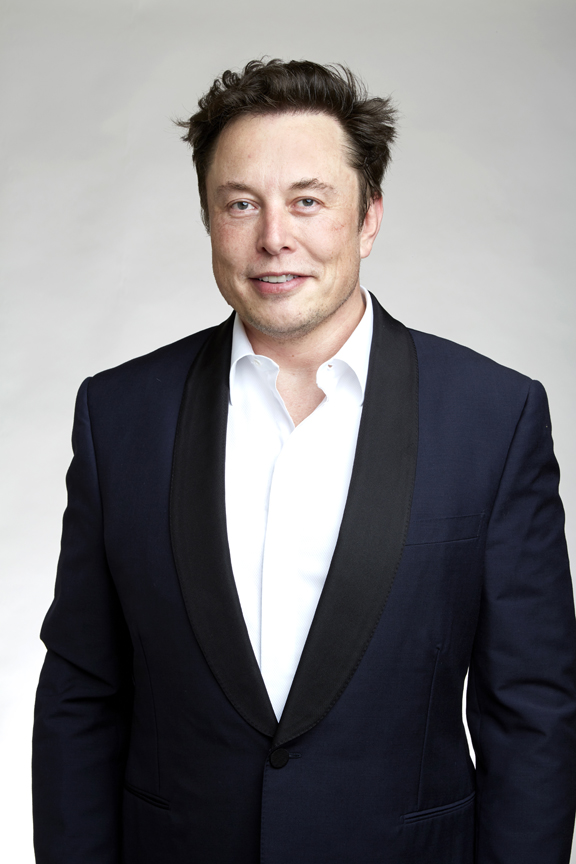
#> input picture Yüz Tanıma Uygulamaları/images/elon_musk.jpg, 576 x 864 px
$ python 1face_detection_image.py
#> lines starting #> are read from the running program, lines starting #| are printed output that depends on the picture
# -*- coding: utf-8 -*-
"""
Created on Fri Dec 23 16:09:32 2022

@author: cvkme
"""


import cv2
import matplotlib.pyplot as plt

test_img_1 = plt.imread("images/elon_musk.jpg")
#> test_img_1 is the input picture: shape (864, 576, 3); mean R, G, B 120.7, 118.8, 121.3
test_img_2 = plt.imread("images/trump.jpg")
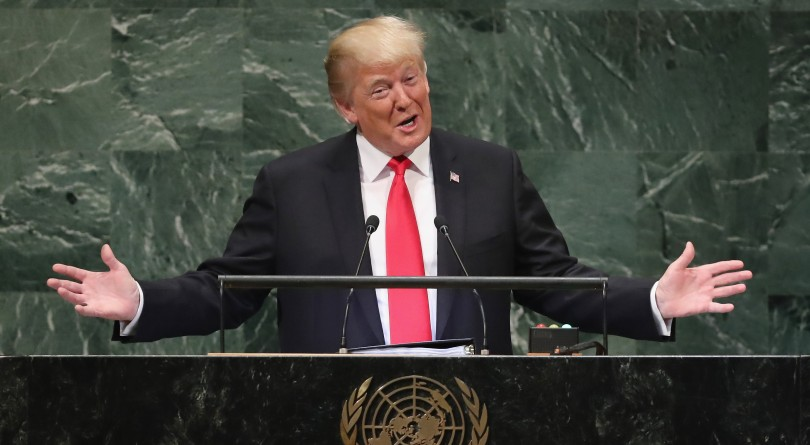
#> input picture Yüz Tanıma Uygulamaları/images/trump.jpg, 810 x 445 px
#> test_img_2 is the input picture: shape (445, 810, 3); mean R, G, B 66.9, 67.3, 61.1

face_cascade = cv2.CascadeClassifier("datasets/frontalface.xml")

test_img_1 = cv2.cvtColor(test_img_1, cv2.COLOR_RGB2BGR)
test_img_2 = cv2.cvtColor(test_img_2, cv2.COLOR_RGB2BGR)

# [7 lines of commented-out code are left out]


gray_test_img_1 = cv2.cvtColor(test_img_1, cv2.COLOR_BGR2GRAY)
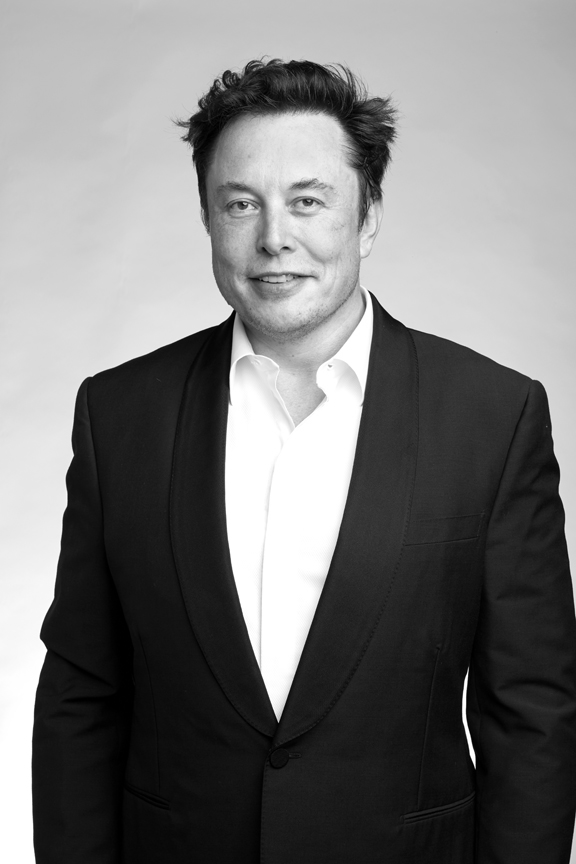
#> gray_test_img_1: shape (864, 576); min 0, max 255, mean 119.7
gray_test_img_2 = cv2.cvtColor(test_img_2, cv2.COLOR_BGR2GRAY)
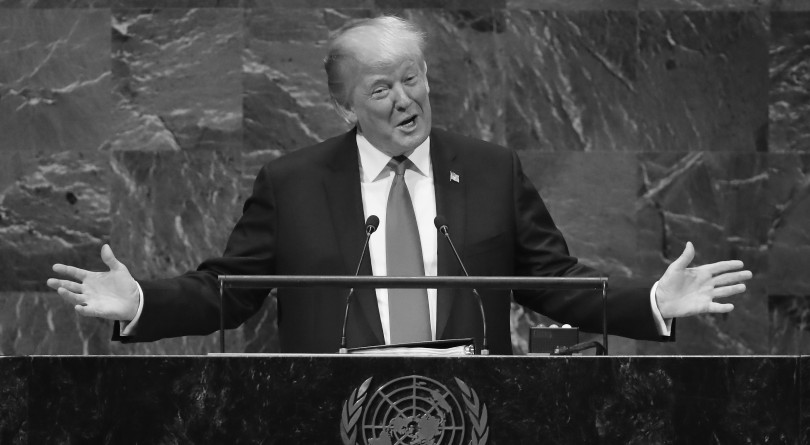
#> gray_test_img_2: shape (445, 810); min 2, max 255, mean 66.5


faces_test_img_1 = face_cascade.detectMultiScale(gray_test_img_1, 1.3, 3) # x,y,w,h
#> faces_test_img_1 = [[185, 128, 187, 187]]
faces_test_img_2 = face_cascade.detectMultiScale(gray_test_img_2, 1.1, 2) # x,y,w,h
#> faces_test_img_2 = [[350, 45, 96, 96]]

for (x,y,w,h) in faces_test_img_1:
    cv2.rectangle(test_img_1, (x,y), (x+w,y+h), (255,148,50), 3)
#> this loop made 1 pass
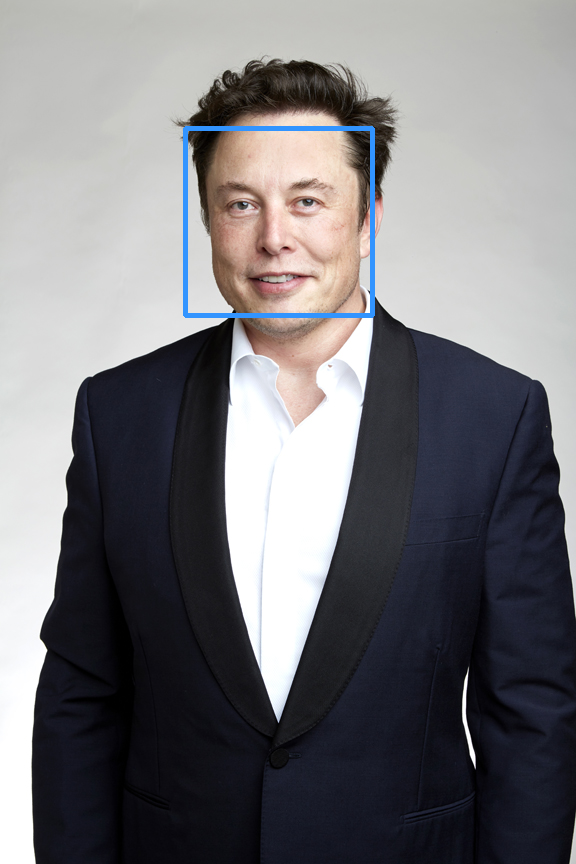
#> test_img_1: shape (864, 576, 3); mean B, G, R 122, 118.7, 119.8


for (x1,y1,w1,h1) in faces_test_img_2:
    cv2.rectangle(test_img_2, (x1,y1), (x1+w1,y1+h1), (255,148,50), 3)
#> this loop made 1 pass
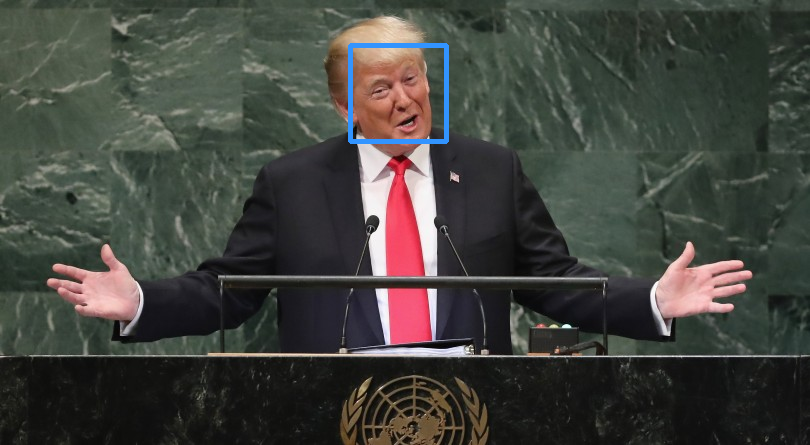
#> test_img_2: shape (445, 810, 3); mean B, G, R 62, 67.5, 66.5


cv2.imshow("Elon Musk",test_img_1)
cv2.imshow("Donald Trump",test_img_2)
cv2.waitKey(0)
